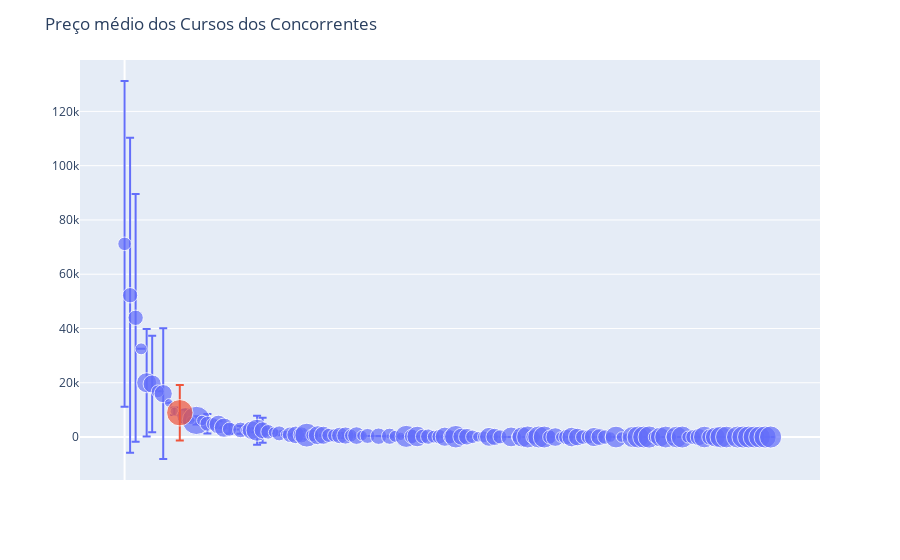

This figure's notebook cell:
### Markdown cell above
### Preço médio

### Code cell
viz.preco_medio()

### Figure 1 — Plotly figure (JSON) as saved in the notebook; plotly's stock layout.template omitted (floating-point values rounded to 4 significant figures)
{"data": [{"error_y": {"array": [60020.0, 58030.0, 45650.0, 0, 19810.0, 17750.0, 0, 24070.0, 0, 1404, 2450.0, 0, 1544.0, 1114.0, 3620.0, 0, 1163.0, 205.3, 1632.0, 0, 1415.0, 1655.0, 719.9, 5314.0, 4574.0, 914.8, 373.2, 664.7, 1000, 268.4, 750.8, 1556.0, 395.2, 360.8, 80.32, 226.7, 259.6, 0, 927.3, 366.0, 480, 181.3, 217.4, 0, 0, 42.12, 0, 143.4, 202.7, 80, 62.29, 65.94, 155.3, 183.5, 0, 0, 32.19, 2.842e-14, 53.54, 229.9, 0, 35.11, 11.18, 28.33, 37.24, 216.8, 42.9, 5.249, 0, 12.68, 42.38, 19.24, 0, 18.54, 175.7, 43.27, 0, 0, 0, 0, 0, 0, 0, 0, 0, 0, 0, 0, 0, 0, 0, 0, 0, 0, 0, 0, 0, 0, 0, 0, 0, 0, 0, 0, 0, 0, 0, 0, 0, 0, 0, 0, 0, 0, 0, 0, 0]}, "hovertemplate": "<b>%{hovertext}</b><br><br>color=Concorrentes<br>index=%{x}<br>preco_medio=%{y}<br>size=%{marker.size}<extra></extra>", "hovertext": ["FUNDAÇÃO DOM CABRAL SP", "FUNDAÇÃO DOM CABRAL MG", "COURSERA", "FUNDAÇÃO DOM CABRAL MG", "FGV - FUNDAÇÃO GETÚLIO VARGAS", "MACKENZIE", "IMD", "PORTAL FGV", "Fatec Senai MT", "Fundação Uniselva - UFMT", "HARVARD BUSINESS SCHOOL ONLINE", "Fundação Empreender", "SENAC", "GISMA", "Unic", " Unesc", "MIT", "UNIVILLE", "COMSCHOOL", "BTC", "PREPARA CURSOS", "CARLOS ESAU", "UNIASSELVI", "SENAI", "G4EDUCAÇÃO", "MICROLINS", "Eprotec", "INTEGRAÇÃO - ESCOLA DE NEGÓCIOS", "ACIB - Associação Empresarial de Blumenau", "ECONET TREINAMENTO E DESENVOVIMENTO", "IMPACTA", "ACIT - Associação Empresarial de Tubarão", "ANHAGUERA", "ACIJS - Associação Empresarial de Jaraguá do Sul", "CURSOS CPT", "GRUPO IBECC", "ABIMAQ", "ILOVERS", "Senac MT", "ACIJ - Associação Empresarial de Joinville", "FACOPI", "ACIC - Associação Empresarial de Criciúma", "AGÊNCIA DE BOLSO", "FIEG", "Mercado e-commerce", "FIRJAN", "Expert Digital", "DNCE", "PAULA PEDROZA", "SEBRAE MT", "ITC CURSOS E TREINAMENTOS", "ACIL", "CDL FLORIANOPOLIS", "EB TREINAMENTOS", "VERBO EDUCACIONAL", "MULTIVIX", "CAP CURSOS PROFISSIONALIZANTES", "FUTURE LEARN", "FUCAP", "CDL MATRIZ", "DESCOMPLICA", "EVOLUIR SST", "Universidade do Contestado", "SAPIUM", "AUSTRÁLIA BRASIL", "SEBRAE ES", "SEBRAE PB", "UNOPAR", "CONGNITIVE CPC", "DOMESTIKA", "ACADEMIA ELORE", "UDEMY", "CEFIS", "SEBRAE PE", "SEBRAE TO", "SEBRAE RJ", "OPEN CULTURE", "ACADEMY HUBSPOT", "UNESP", "UNINTER", "SLA COACHING", "IBC COACHING", "ROCK UNIVERSITY", "EDUZZ", "SESCAR LDR", "SEST SENAT", "ESCON ESCOLA DE CURSOS ONLINE", "AMPE - Blumenau", "PRIME CRUSOS", "REDE GESS", "CONEX CONTÁBIL", "CARLAGO", "SEBRAE 100% ONLINE", "SEBRAE SE", "SEBRAE SP", "UVA", "CLASS CENTRAL", "SEBRAE AP", "SEBRAE AM", "SEBRAE BA", "SEBRAE CE", "SEBRAE DF", "ABRASEL", "SEBRAE GO", "SEBRAE MA", "SEBRAE MS", "SEBRAE AC", "SEBRAE MG", "SEBRAE PA", "BOM NEGÓCIO", "SEBRAE PR", "SEBRAE PI", "SEBRAE RN", "SEBRAE RS", "SEBRAE RO", "SEBRAE RR", "SEBRAE AL"], "legendgroup": "Concorrentes", "marker": {"color": "#636efa", "size": [1.792, 2.303, 2.303, 1.386, 3.932, 3.219, 1.609, 3.219, 0.6931, 0.6931, 2.833, 0.6931, 7.812, 1.099, 2.197, 1.609, 3.434, 3.638, 1.946, 0, 2.398, 1.099, 3.367, 4.762, 2.773, 2.079, 1.099, 2.197, 0.6931, 2.398, 3.045, 2.565, 5.58, 1.609, 3.555, 3.219, 1.946, 1.792, 2.708, 2.89, 1.609, 3.045, 1.099, 2.197, 0, 2.639, 0, 2.565, 1.386, 0.6931, 4.762, 2.079, 4.143, 2.079, 2.303, 1.609, 2.079, 3.611, 1.946, 4.97, 2.833, 2.708, 1.792, 1.099, 1.386, 3.497, 2.89, 1.946, 0, 3.85, 1.099, 4.007, 4.736, 2.079, 4.71, 4.718, 1.946, 3.401, 1.099, 2.303, 3.784, 3.045, 2.079, 1.946, 3.611, 2.773, 2.079, 1.099, 4.644, 1.099, 0.6931, 4.331, 4.718, 4.654, 4.804, 1.609, 3.761, 4.673, 1.099, 4.605, 4.736, 1.386, 2.197, 2.89, 4.575, 2.565, 3.892, 4.635, 4.605, 0, 4.71, 4.771, 4.691, 4.654, 4.605, 4.779, 4.796], "sizemode": "area", "sizeref": 0.01953, "symbol": "circle"}, "mode": "markers", "name": "Concorrentes", "orientation": "v", "showlegend": true, "type": "scatter", "x": [0, 1, 2, 3, 4, 5, 6, 7, 8, 9, 11, 12, 13, 14, 15, 16, 17, 18, 19, 20, 21, 22, 23, 24, 25, 26, 27, 28, 29, 30, 31, 32, 33, 34, 35, 36, 37, 38, 39, 40, 41, 42, 43, 44, 45, 46, 47, 48, 49, 50, 51, 52, 53, 54, 55, 56, 57, 58, 59, 60, 61, 62, 63, 64, 65, 66, 67, 68, 69, 70, 71, 72, 73, 74, 75, 76, 77, 78, 79, 80, 81, 82, 83, 84, 85, 86, 87, 88, 89, 90, 91, 92, 93, 94, 95, 96, 97, 98, 99, 100, 101, 102, 103, 104, 105, 106, 107, 108, 109, 110, 111, 112, 113, 114, 115, 116, 117], "xaxis": "x", "y": [71190.0, 52250, 43950.0, 32500, 20020.0, 19550.0, 16830.0, 15980.0, 12600, 9504, 7698.0, 6169.0, 6127.0, 6086.0, 4904.0, 4776, 4610, 3445.0, 2910.0, 2800, 2626.0, 2573, 2513.0, 2512.0, 2496.0, 1918.0, 1730, 1350, 1000, 850.5, 796.2, 790.8, 697.5, 677.4, 663.1, 653, 618.6, 597, 580.2, 552.8, 540, 536.2, 526.0, 400, 399, 308.4, 299, 294.6, 263.3, 260, 241.1, 226.8, 199.8, 198.7, 159, 149, 128.8, 121.4, 118.9, 118.8, 118.2, 109.8, 95, 79.93, 77.5, 73.33, 59.72, 57.76, 49.99, 43, 29.97, 26.34, 21.9, 17.5, 16.76, 4.107, 0, 0, 0, 0, 0, 0, 0, 0, 0, 0, 0, 0, 0, 0, 0, 0, 0, 0, 0, 0, 0, 0, 0, 0, 0, 0, 0, 0, 0, 0, 0, 0, 0, 0, 0, 0, 0, 0, 0, 0, 0], "yaxis": "y"}, {"error_y": {"array": [10200.0]}, "hovertemplate": "<b>%{hovertext}</b><br><br>color=SEBRAE SC<br>index=%{x}<br>preco_medio=%{y}<br>size=%{marker.size}<extra></extra>", "hovertext": ["SEBRAE SC"], "legendgroup": "SEBRAE SC", "marker": {"color": "#EF553B", "size": [6.807], "sizemode": "area", "sizeref": 0.01953, "symbol": "circle"}, "mode": "markers", "name": "SEBRAE SC", "orientation": "v", "showlegend": true, "type": "scatter", "x": [10], "xaxis": "x", "y": [8955.0], "yaxis": "y"}], "layout": {"legend": {"itemsizing": "constant", "title": {"text": "color"}, "tracegroupgap": 0}, "margin": {"t": 60}, "showlegend": false, "title": {"text": "Preço médio dos Cursos dos Concorrentes"}, "xaxis": {"anchor": "y", "domain": [0, 1], "showgrid": false, "showticklabels": false, "title": {"text": ""}}, "yaxis": {"anchor": "x", "domain": [0, 1], "title": {"text": ""}}}}
